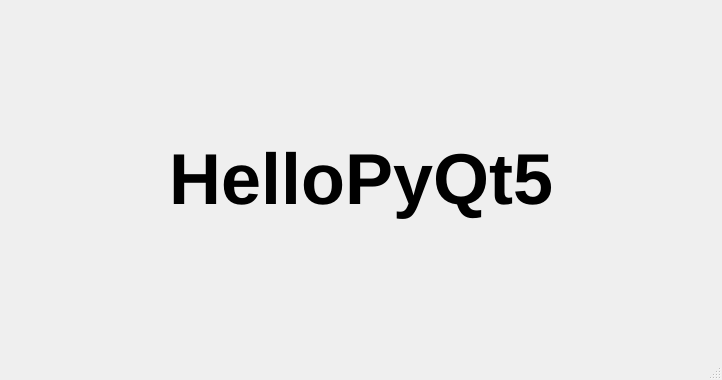
<?xml version="1.0" encoding="UTF-8"?>
<ui version="4.0">
 <class>MainWindow</class>
 <widget class="QMainWindow" name="MainWindow">
  <property name="geometry">
   <rect>
    <x>0</x>
    <y>0</y>
    <width>722</width>
    <height>380</height>
   </rect>
  </property>
  <property name="font">
   <font>
    <weight>75</weight>
    <italic>false</italic>
    <bold>true</bold>
   </font>
  </property>
  <property name="windowTitle">
   <string>Hello PyQt5</string>
  </property>
  <widget class="QWidget" name="centralwidget">
   <layout class="QGridLayout" name="gridLayout">
    <item row="0" column="0">
     <widget class="QLabel" name="lbl_hello">
      <property name="font">
       <font>
        <pointsize>54</pointsize>
       </font>
      </property>
      <property name="text">
       <string>HelloPyQt5</string>
      </property>
      <property name="alignment">
       <set>Qt::AlignCenter</set>
      </property>
     </widget>
    </item>
   </layout>
  </widget>
  <widget class="QMenuBar" name="menubar">
   <property name="geometry">
    <rect>
     <x>0</x>
     <y>0</y>
     <width>722</width>
     <height>20</height>
    </rect>
   </property>
  </widget>
  <widget class="QStatusBar" name="statusbar"/>
 </widget>
 <resources/>
 <connections/>
</ui>
